Frame 1 (no input): blank canvas, image omitted
Frame 60 (no input): blank canvas, image omitted
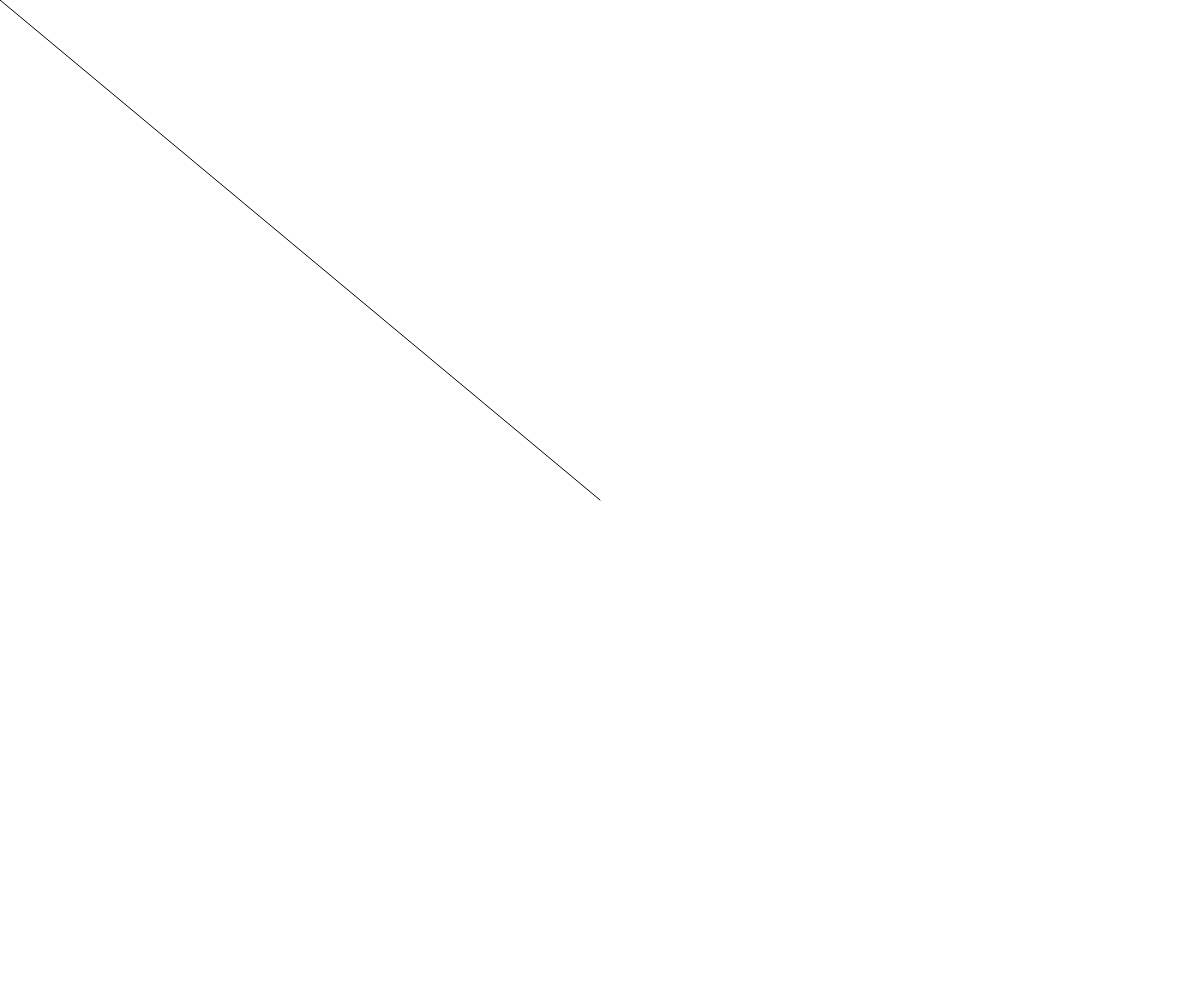
Frame 120 (the mouse pressed at the canvas centre since frame 60)

The p5.js sketch whose frames 1 and 60 were blank and that drew this single picture after the mouse press (run headless with seeded random() and noise() and a simulated clock; from frame 60 on, the mouse is pressed at the canvas centre):

// p5.js sketch
// ── sketch.js
function setup() {
  createCanvas(windowWidth, windowHeight);
  background(255);
  fill(0);
}

function draw() {
  noStroke();
}

function mouseClicked() {
 fill (random(100,200), 100,130);
 rect (mouseX, mouseY, 80, 80);
}

function mouseMoved() {
 stroke(0);
 line (0,0,mouseX,mouseY);
}

function keyPressed(){
  if(key == "r") {
    background(255);
  }
}
